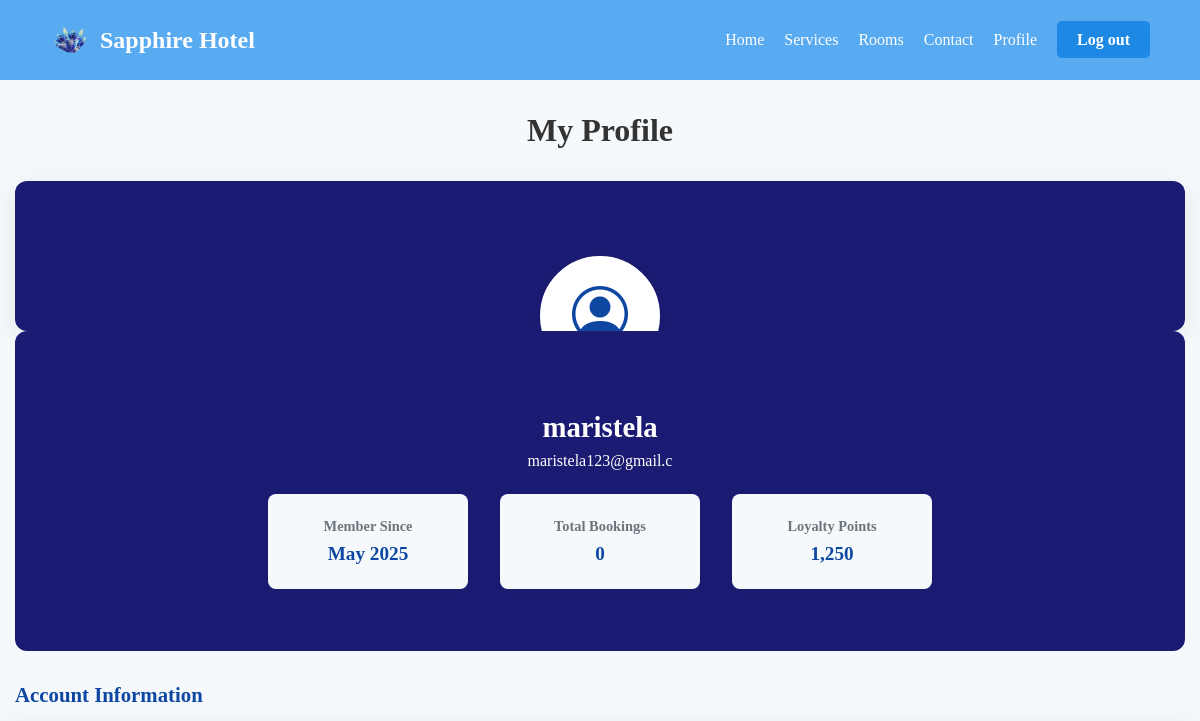
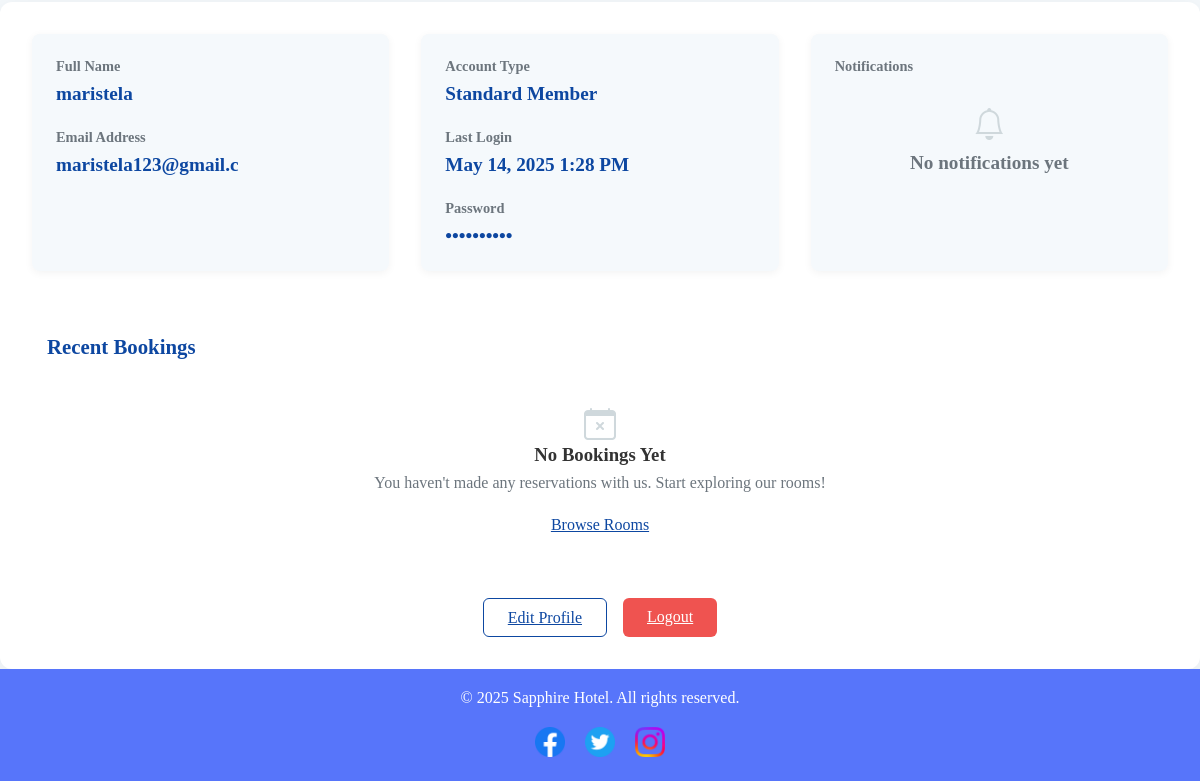
Page /frontend/profile.php (signed in) on the earlier database version (2 pictures, top to bottom).
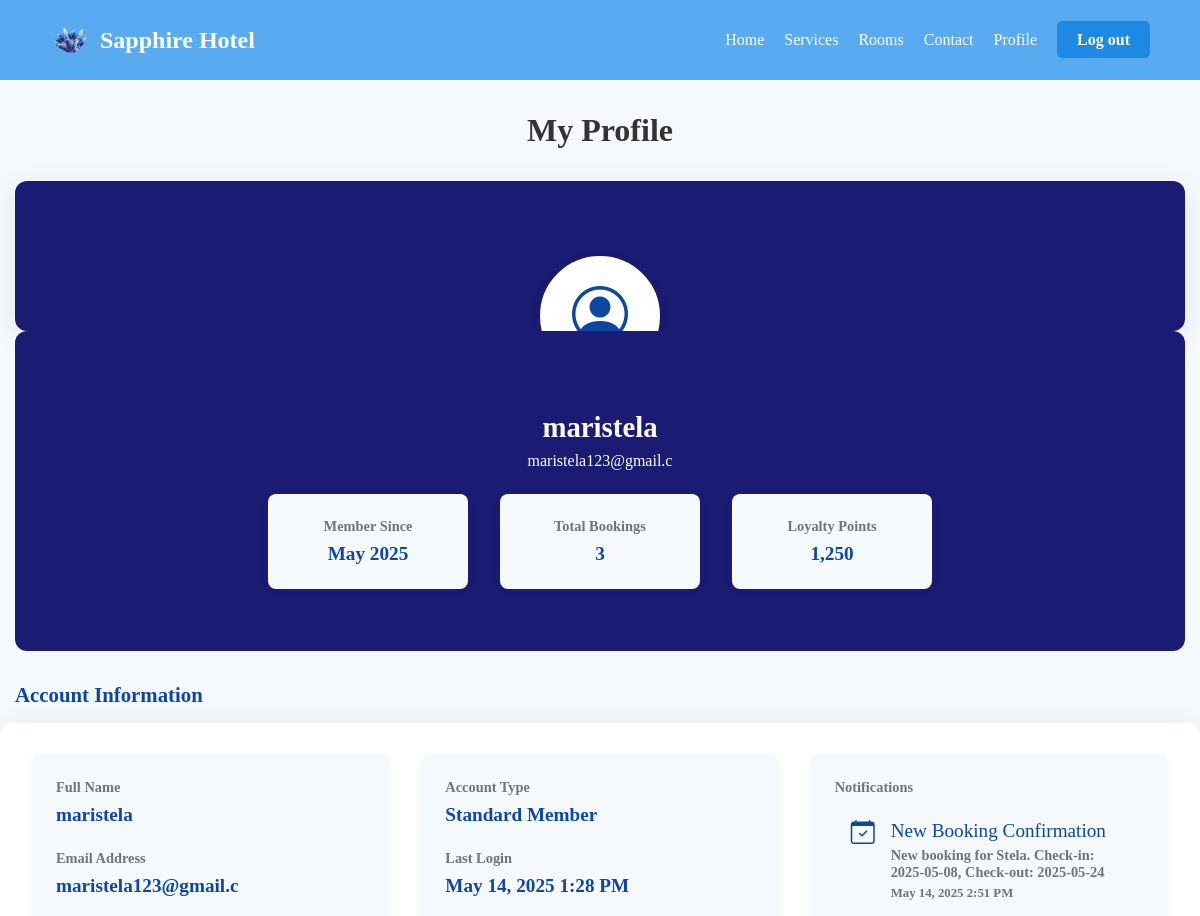
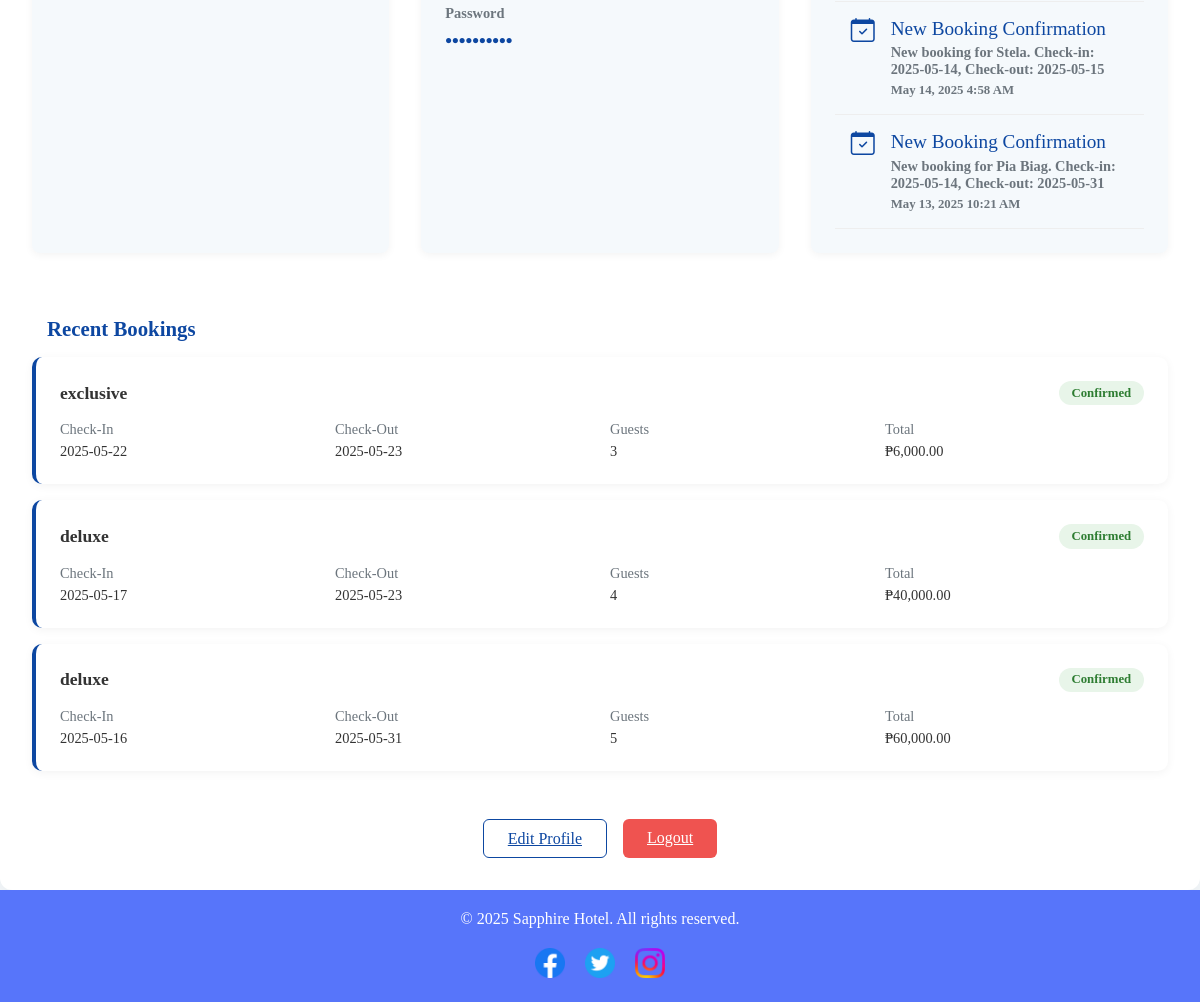
Same page on the later database version (2 pictures, top to bottom).
### tables this page shows
CREATE TABLE `user` (
  `user_id` int(11) NOT NULL,
  `name` varchar(20) DEFAULT NULL,
  `email` varchar(20) DEFAULT NULL,
  `phone` varchar(11) DEFAULT NULL,
  `createdAt` date DEFAULT NULL,
  `password` varchar(55) NOT NULL
);

CREATE TABLE `notifications` (
  `notification_id` int(11) NOT NULL,
  `user_id` int(11) NOT NULL,
  `title` varchar(255) NOT NULL,
  `message` text NOT NULL,
  `type` enum('booking','general') NOT NULL,
  `created_at` timestamp NOT NULL DEFAULT current_timestamp(),
  `name` varchar(100) NOT NULL,
  `room_type` varchar(255) DEFAULT NULL
);

CREATE TABLE `booking` (
  `full_name` varchar(100) NOT NULL,
  `booking_id` int(11) NOT NULL,
  `user_id` int(11) DEFAULT NULL,
  `check_in` date DEFAULT NULL,
  `check_out` date DEFAULT NULL,
  `status` varchar(20) DEFAULT NULL,
  `guest_num` int(5) NOT NULL,
  `room_type` varchar(50) NOT NULL,
  `room_rate` decimal(10,0) NOT NULL,
  `total_price` decimal(10,0) NOT NULL,
  `reservation_date` date NOT NULL DEFAULT curdate()
);

### frontend/profile.php (the view, shortened to what this page needs)
<?php
$host = "localhost";
$user = "root";
$password = "";
$db = "sapphire_hotel";
$conn = new mysqli($host, $user, $password, $db);
$user_id = $_SESSION['user_id'];
$stmt = $conn->prepare("SELECT name, email FROM user WHERE user_id = ?");
$stmt->bind_param("i", $user_id);
$stmt->execute();
$result = $stmt->get_result();
if ($result->num_rows === 1) {
    $userData = $result->fetch_assoc();
} else {
    die("User not found.");
}
$booking = [];
$booking_stmt = $conn->prepare("SELECT * FROM booking WHERE user_id = ? ORDER BY check_in DESC LIMIT 3");
if ($booking_stmt) {
    $booking_stmt->bind_param("i", $user_id);
    $booking_stmt->execute();
    $booking_result = $booking_stmt->get_result();
    $booking = $booking_result->fetch_all(MYSQLI_ASSOC);
}
$notifications = [];
$notification_stmt = $conn->prepare("SELECT * FROM notifications WHERE user_id = ? ORDER BY created_at DESC LIMIT 5");
if ($notification_stmt) {
    $notification_stmt->bind_param("i", $user_id);
    $notification_stmt->execute();
    $notification_result = $notification_stmt->get_result();
    $notifications = $notification_result->fetch_all(MYSQLI_ASSOC);
}
?>
<!DOCTYPE html>
<html lang="en">
<head>
  <link rel="stylesheet" href="https://cdn.jsdelivr.net/npm/bootstrap-icons@1.10.0/font/bootstrap-icons.css">
  <link rel="stylesheet" href="css/styles.css" />
</head>
<body>
  <nav class="navbar">
    <div class="navbar__container">
      <a href="index.php" id="navbar__logo">
        <img src="img/sh icon.png" alt="Sapphire Hotel Logo" class="navbar__logo-img" />
        Sapphire Hotel
      </a>
      <ul class="navbar__menu">
        <li class="navbar__item">
          <a href="index.php" class="navbar__links">Home</a>
        </li>
        <li class="navbar__item">
          <a href="services.php" class="navbar__links">Services</a>
        </li>
        <li class="navbar__item">
          <a href="rooms.php" class="navbar__links">Rooms</a>
        </li>
        <li class="navbar__item">
          <a href="contact.php" class="navbar__links">Contact</a>
        </li>
        <li class="navbar__item">
          <a href="profile.php" class="navbar__links active">Profile</a>
        </li>
        <li class="navbar__btn">
          <a href="logout.php" class="button">Log out</a>
        </li>
      </ul>
    </div>
  </nav>
  <div class="profile-container">
    <div class="profile-header">
      <h1>My Profile</h1>
    </div>
    <div class="profile-card">
  <div class="profile-banner">
    <div class="profile-avatar">
      <i class="bi bi-person-circle"></i>
    </div>
  </div>
</div>
      <div class="profile-content">
        <h2 class="profile-name"><?= htmlspecialchars($userData['name']) ?></h2>
        <p class="profile-email"><?= htmlspecialchars($userData['email']) ?></p>
        <div class="profile-details">
          <div class="detail-card">
            <h5>Member Since</h5>
            <p><?= date('F Y', strtotime($userData['created_at'] ?? 'now')) ?></p>
          </div>
          <div class="detail-card">
            <h5>Total Bookings</h5>
            <p><?= count($booking ?? []) ?></p>
          </div>
          <div class="detail-card">
            <h5>Loyalty Points</h5>
            <p>1,250</p>
          </div>
        </div>
      </div>
    </div>
    <h2 class="section-title">Account Information</h2>
              <div class="profile-card" style="padding: 2rem;">
                <div class="profile-details" style="display: flex; justify-content: space-between; gap: 2rem; flex-wrap: wrap;">
                  <div class="detail-card" style="text-align: left; min-width: 250px; flex: 1;">
                    <h5>Full Name</h5>
                    <p><?= htmlspecialchars($userData['name']) ?></p>
                    <h5 style="margin-top: 1.5rem;">Email Address</h5>
                    <p><?= htmlspecialchars($userData['email']) ?></p>
                  </div>
                  <div class="detail-card" style="text-align: left; min-width: 250px; flex: 1;">
                    <h5>Account Type</h5>
                    <p>Standard Member</p>
                    <h5 style="margin-top: 1.5rem;">Last Login</h5>
                    <p><?= date('M j, Y g:i A', strtotime('-3 hours')) ?></p>
                    <h5 style="margin-top: 1.5rem;">Password</h5>
                    <p>••••••••••</p>
                  </div>
                  <div class="detail-card" style="text-align: left; min-width: 250px; flex: 1;">
                    <h5>Notifications</h5>
                    <?php if (!empty($notifications)) : ?>
                  <div class="notification-list">
                    <?php foreach ($notifications as $notification) : ?>
                      <div class="notification-item" style="padding: 1rem; border-bottom: 1px solid #eee; display: flex; align-items: flex-start;">
                        <div style="margin-right: 1rem; color: <?= $notification['type'] === 'booking' ? '#0d47a1' : '#ef5350' ?>;">
                          <i class="bi bi-<?= $notification['type'] === 'booking' ? 'calendar-check' : 'bell' ?>" style="font-size: 1.5rem;"></i>
                        </div>
                        <div>
                          <p style="margin: 0; font-weight: 500;"><?= htmlspecialchars($notification['title']) ?></p>
                          <p style="margin: 0.3rem 0 0; color: var(--light-text); font-size: 0.9rem;">
                            <?= htmlspecialchars($notification['message']) ?>
                          </p>
                          <p style="margin: 0.3rem 0 0; color: var(--light-text); font-size: 0.8rem;">
                            <?= date('M j, Y g:i A', strtotime($notification['created_at'])) ?>
                          </p>
                        </div>
                      </div>
                    <?php endforeach; ?>
                  </div>
                    <?php else : ?>
                  <div style="text-align: center; padding: 1.5rem;">
                    <i class="bi bi-bell" style="font-size: 2rem; color: #cfd8dc;"></i>
                    <p style="color: var(--light-text); margin-top: 0.5rem;">No notifications yet</p>
                  </div>
                <?php endif; ?>
  </div>
                </div>
                <h2 class="section-title">Recent Bookings</h2>
              <?php if (!empty($booking)) : ?>
                <?php foreach ($booking as $booking) : ?>
                  <div class="booking-card">
                    <div class="booking-header">
                      <div class="booking-title"><?= htmlspecialchars($booking['room_type']) ?></div>
                      <div class="booking-status status-confirmed">Confirmed</div>
                    </div>
                    <div class="booking-details">
                      <div class="booking-detail">
                        <strong>Check-In</strong>
                        <?= htmlspecialchars($booking['check_in']) ?>
                      </div>
                      <div class="booking-detail">
                        <strong>Check-Out</strong>
                        <?= htmlspecialchars($booking['check_out']) ?>
                      </div>
                      <div class="booking-detail">
                        <strong>Guests</strong>
                        <?= htmlspecialchars($booking['guest_num']) ?>
                      </div>
                      <div class="booking-detail">
                        <strong>Total</strong>
                        ₱<?= number_format($booking['total_price'] ?? 350, 2) ?>
                      </div>
                    </div>
                  </div>
                <?php endforeach; ?>
              <?php else : ?>
            <div style="text-align: center; margin: 2rem 0;">
              <i class="bi bi-calendar-x" style="font-size: 2rem; color: #cfd8dc; margin-bottom: 1rem;"></i>
              <h3 style="color: var(--text-color); margin-bottom: 0.5rem;">No Bookings Yet</h3>
              <p style="color: var(--light-text); margin-bottom: 1.5rem;">
                You haven't made any reservations with us. Start exploring our rooms!
              </p>
              <a href="rooms.php" style="color: var(--primary-color); text-decoration: underline; font-weight: 500;">
                Browse Rooms
              </a>
           </div>
    <?php endif; ?>
    <div class="action-buttons">
      <a href="edit_pfp.php" class="btn-edit">Edit Profile</a>
      <a href="logout.php" class="btn-logout">Logout</a>
    </div>
  </div>
    <footer class="footer">
      <div class="container">
        <p>© 2025 Sapphire Hotel. All rights reserved.</p>
        <div class="social-links">
          <a href="#"><img src="img/facebook.png" alt="Facebook" /></a>
          <a href="#"><img src="img/twitter.png" alt="Twitter" /></a>
          <a href="#"><img src="img/instagram.png" alt="Instagram" /></a>
        </div>
      </div>
    </footer>
</body>
</html>

### frontend/css/styles.css (style rules this page uses)
* { box-sizing: border-box; margin: 0; padding: 0; font-family: "Playfair Display", serif; }
body { background-color: #f5f9fc; color: #333; }
.navbar { background: #58aaf1; height: 80px; display: flex; justify-content: space-between; align-items: center; position: sticky; top: 0; z-index: 1000; }
.navbar__container { display: flex; justify-content: space-between; align-items: center; width: 100%; max-width: 1300px; margin: 0 auto; padding: 0 50px; }
#navbar__logo { display: flex; align-items: center; text-decoration: none; color: #fff; font-size: 1.5rem; font-weight: bold; }
.navbar__logo-img { width: 40px; height: 40px; margin-right: 10px; }
.navbar__menu { display: flex; list-style: none; gap: 20px; }
.navbar__menu .navbar__links { color: #fff; text-decoration: none; font-size: 1rem; transition: color 0.3s ease; }
.navbar__btn .button { background-color: #1e88e5; color: #fff; padding: 10px 20px; border: none; border-radius: 5px; text-decoration: none; font-weight: bold; transition: background-color 0.3s ease; }
.footer { background-color: #5775fa; color: #fff; padding: 20px 0; }
.footer p { font-size: 1rem; margin-bottom: 20px; text-align: center; }
.footer .social-links { display: flex; justify-content: center; gap: 20px; }
.footer .social-links a { display: inline-block; }
.footer .social-links img { width: 30px; height: 30px; transition: transform 0.3s ease; }
.notification-list { max-height: 400px; overflow-y: auto; }
.notification-item { transition: background-color 0.2s ease; }
.notification-item:last-child { border-bottom: none; }

Differences in the rows shown:
added notifications: title "New Booking Confirmation", message "New booking for Stela. Check-in: 2025-05-08, Check-out: 2025-05-24", created_at "May 14, 2025 2:51 PM"
added notifications: title "New Booking Confirmation", message "New booking for Stela. Check-in: 2025-05-14, Check-out: 2025-05-15", created_at "May 14, 2025 4:58 AM"
added notifications: title "New Booking Confirmation", message "New booking for Pia Biag. Check-in: 2025-05-14, Check-out: 2025-05-31", created_at "May 13, 2025 10:21 AM"
added booking: room_type "exclusive", check_in "2025-05-22", check_out "2025-05-23", guest_num "3", total_price "6,000.00"
added booking: room_type "deluxe", check_in "2025-05-17", check_out "2025-05-23", guest_num "4", total_price "40,000.00"
added booking: room_type "deluxe", check_in "2025-05-16", check_out "2025-05-31", guest_num "5", total_price "60,000.00"
Other differences:
count($booking ?? []): "0" → "3"
text no longer shown: "No notifications yet No Bookings Yet You haven't made any reservations with us. Start exploring our rooms! Browse Rooms"
